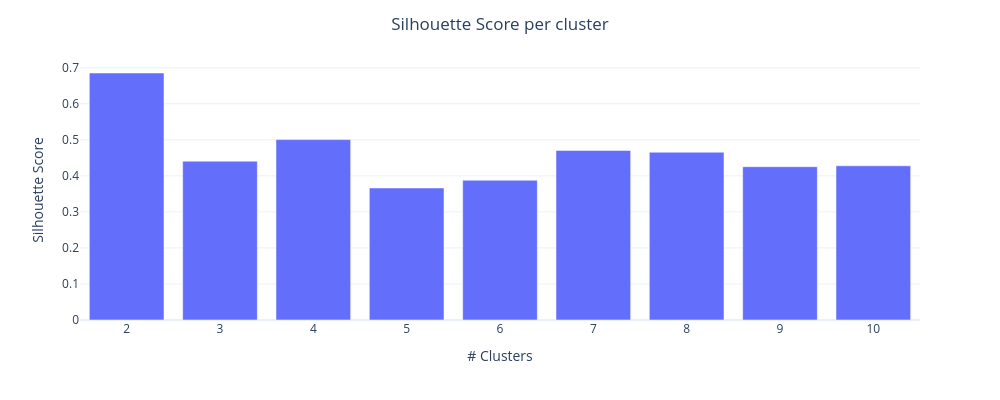

Here is the notebook cell this chart was saved with:
### Markdown cell above
## 2D. Silhouette

### Code cell
# -----------------------------------------------------------------------------
# COMPUTING SILHOUETTE
# -----------------------------------------------------------------------------

# Computer mean silhouette score
sil = []
k = []

## Careful, you need to start at i=2 as silhouette score cannot accept less than 2 labels
for i in range (2, 11):
    kmeans = KMeans(n_clusters = i, random_state = 0, n_init = 'auto')
    kmeans.fit(X)
    sil.append(silhouette_score(X, kmeans.predict(X)))
    k.append(i)
    print('Silhouette score for K={} is {}'.format(i, sil[-1]))


# Create a data frame
cluster_scores=pd.DataFrame(sil)
k_frame = pd.Series(k)

# Create figure
fig = px.bar(data_frame=cluster_scores,
             x=k,
             y=cluster_scores.iloc[:, -1]
            )

# Add title and axis labels
fig.update_layout(
    yaxis_title='Silhouette Score',
    xaxis_title='# Clusters',
    height=400,
    width=1000,
    title=dict(
        text='Silhouette Score per cluster',
        x=0.5,
        xanchor='center' 
        )
)

# Render
#fig.show(renderer='notebook')
fig.show() # if using workspace

### Figure 1 — Plotly figure (JSON) as saved in the notebook; plotly's stock layout.template omitted (floating-point values rounded to 4 significant figures)
{"data": [{"hovertemplate": "x=%{x}<br>0=%{y}<extra></extra>", "legendgroup": "", "marker": {"color": "#636efa", "pattern": {"shape": ""}}, "name": "", "orientation": "v", "showlegend": false, "textposition": "auto", "type": "bar", "x": [2, 3, 4, 5, 6, 7, 8, 9, 10], "xaxis": "x", "y": [0.6854, 0.4408, 0.5007, 0.3663, 0.3879, 0.4706, 0.4655, 0.4254, 0.4279], "yaxis": "y"}], "layout": {"barmode": "relative", "height": 400, "legend": {"tracegroupgap": 0}, "margin": {"t": 60}, "title": {"text": "Silhouette Score per cluster", "x": 0.5, "xanchor": "center"}, "width": 1000, "xaxis": {"anchor": "y", "domain": [0, 1], "title": {"text": "# Clusters"}}, "yaxis": {"anchor": "x", "domain": [0, 1], "title": {"text": "Silhouette Score"}}}}
